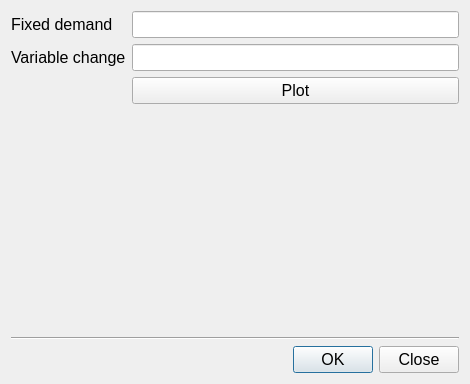
<?xml version="1.0" encoding="UTF-8"?>
<ui version="4.0">
 <class>dialog_setDemand</class>
 <widget class="QDialog" name="dialog_setDemand">
  <property name="geometry">
   <rect>
    <x>0</x>
    <y>0</y>
    <width>470</width>
    <height>384</height>
   </rect>
  </property>
  <property name="windowTitle">
   <string>Dialog</string>
  </property>
  <layout class="QVBoxLayout" name="verticalLayout">
   <item>
    <layout class="QVBoxLayout" name="demand_dialog_verticalLayout">
     <item>
      <layout class="QFormLayout" name="formLayout">
       <item row="0" column="0">
        <widget class="QLabel" name="label_2">
         <property name="font">
          <font>
           <pointsize>12</pointsize>
          </font>
         </property>
         <property name="text">
          <string>Fixed demand</string>
         </property>
        </widget>
       </item>
       <item row="0" column="1">
        <widget class="QLineEdit" name="dialog_setDemand_fixed_lineEdit">
         <property name="font">
          <font>
           <pointsize>12</pointsize>
          </font>
         </property>
        </widget>
       </item>
       <item row="1" column="0">
        <widget class="QLabel" name="label_3">
         <property name="font">
          <font>
           <pointsize>12</pointsize>
          </font>
         </property>
         <property name="text">
          <string>Variable change</string>
         </property>
        </widget>
       </item>
       <item row="1" column="1">
        <widget class="QLineEdit" name="dialog_setDemand_variable_lineEdit">
         <property name="font">
          <font>
           <pointsize>12</pointsize>
          </font>
         </property>
        </widget>
       </item>
       <item row="2" column="1">
        <widget class="QPushButton" name="dialog_setDemand_plotButton">
         <property name="font">
          <font>
           <pointsize>12</pointsize>
          </font>
         </property>
         <property name="text">
          <string>Plot</string>
         </property>
        </widget>
       </item>
      </layout>
     </item>
     <item>
      <spacer name="verticalSpacer">
       <property name="orientation">
        <enum>Qt::Vertical</enum>
       </property>
       <property name="sizeType">
        <enum>QSizePolicy::Fixed</enum>
       </property>
       <property name="sizeHint" stdset="0">
        <size>
         <width>0</width>
         <height>12</height>
        </size>
       </property>
      </spacer>
     </item>
     <item>
      <widget class="Line" name="line">
       <property name="orientation">
        <enum>Qt::Horizontal</enum>
       </property>
      </widget>
     </item>
     <item>
      <widget class="QDialogButtonBox" name="dialog_setDemand_buttonBox">
       <property name="font">
        <font>
         <pointsize>12</pointsize>
        </font>
       </property>
       <property name="standardButtons">
        <set>QDialogButtonBox::Close|QDialogButtonBox::Ok</set>
       </property>
      </widget>
     </item>
    </layout>
   </item>
  </layout>
 </widget>
 <resources/>
 <connections/>
</ui>
